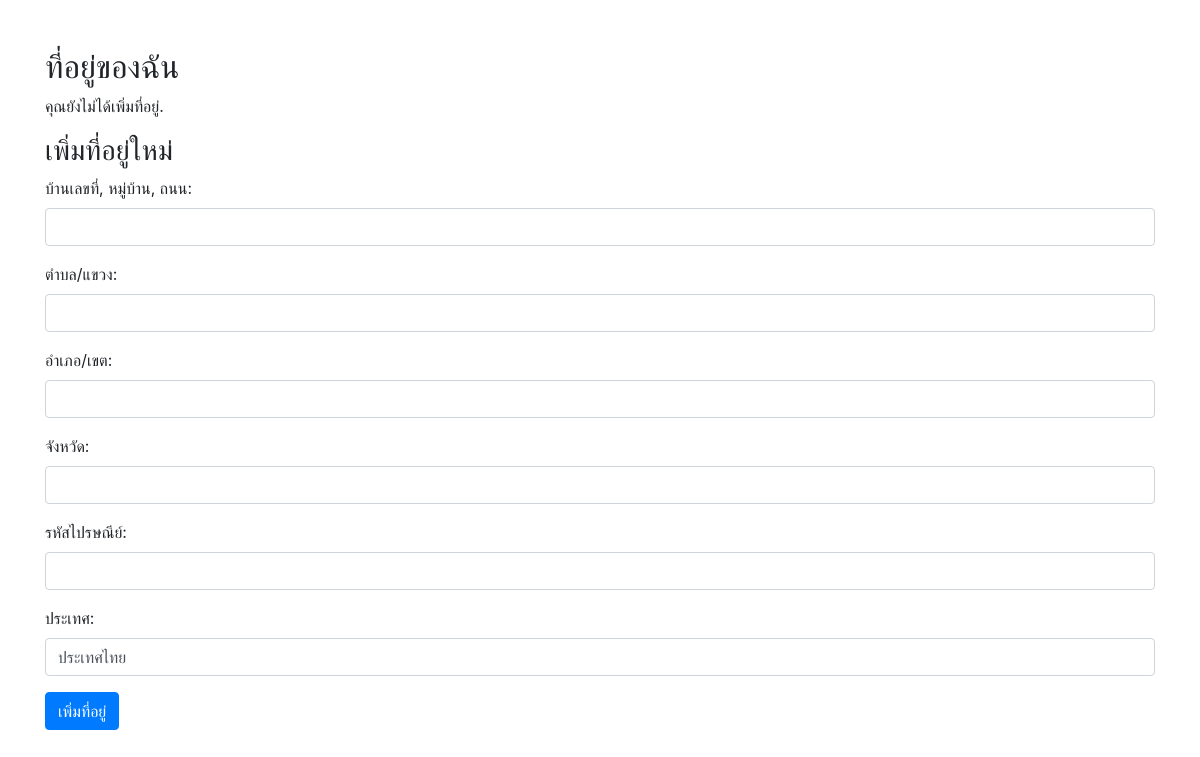
Before: /address.php (signed in) with the older database file.
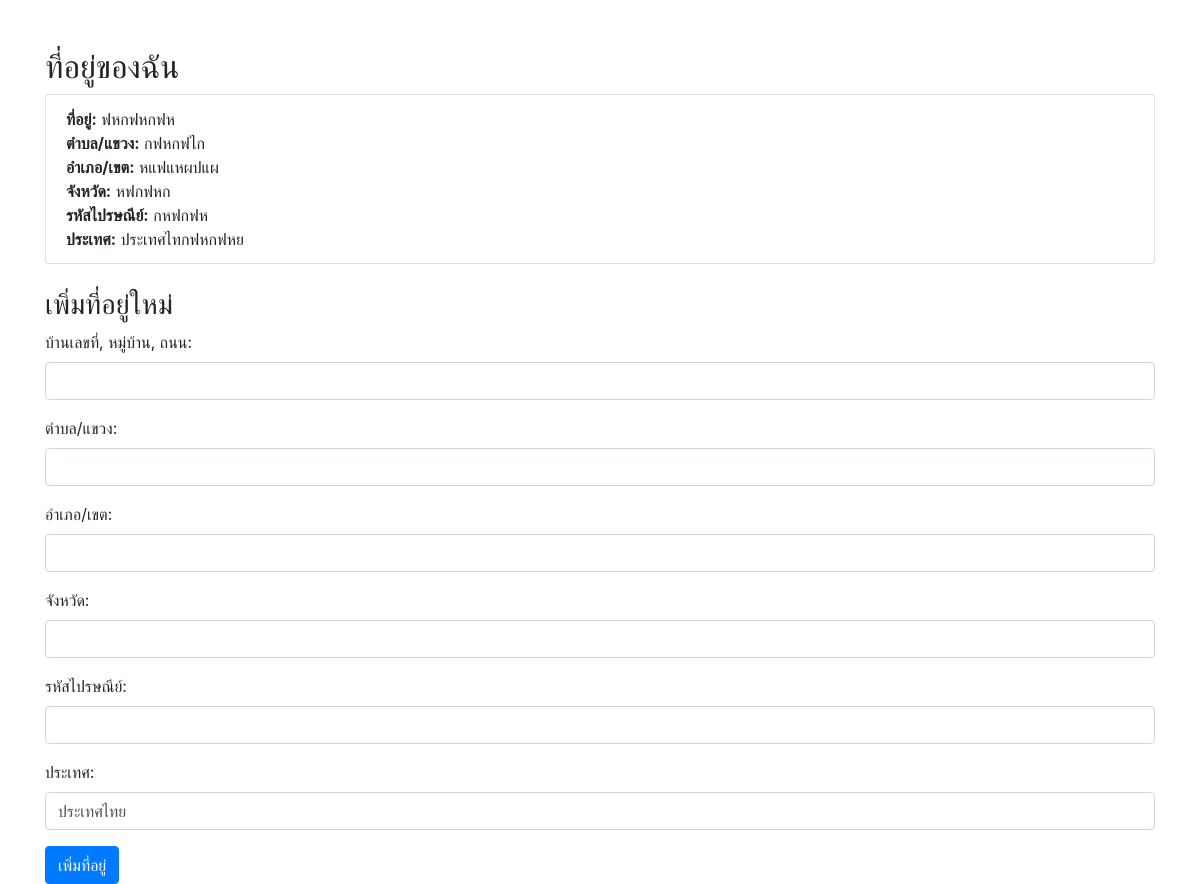
After: the same page with the newer database file.
### tables this page shows
CREATE TABLE `user_addresses` (
  `address_id` int(11) NOT NULL,
  `user_id` int(11) NOT NULL,
  `address_line1` varchar(255) NOT NULL COMMENT 'บ้านเลขที่, หมู่บ้าน, ถนน',
  `address_line2` varchar(255) DEFAULT NULL COMMENT 'ตำบล, แขวง',
  `district` varchar(100) NOT NULL COMMENT 'อำเภอ, เขต',
  `province` varchar(100) NOT NULL COMMENT 'จังหวัด',
  `postal_code` varchar(10) NOT NULL COMMENT 'รหัสไปรษณีย์',
  `country` varchar(50) NOT NULL DEFAULT 'ประเทศไทย' COMMENT 'ประเทศ'
);

### address.php (the view, shortened to what this page needs)
<?php
include 'config.php';
$user_id = $_SESSION['user_id'];
$sql = "SELECT * FROM user_addresses WHERE user_id = ?";
$stmt = $conn->prepare($sql);
$stmt->bind_param("i", $user_id);
$stmt->execute();
$result = $stmt->get_result();
?>
<!DOCTYPE html>
<html lang="en">
<head>
    <link rel="stylesheet" href="https://stackpath.bootstrapcdn.com/bootstrap/4.3.1/css/bootstrap.min.css">
</head>
<body>
<div class="container mt-5">
    <h2>ที่อยู่ของฉัน</h2>
    <?php if ($result->num_rows > 0): ?>
        <ul class="list-group mb-4">
            <?php while ($row = $result->fetch_assoc()): ?>
                <li class="list-group-item">
                    <strong>ที่อยู่:</strong> <?php echo htmlspecialchars($row['address_line1']); ?><br>
                    <?php if ($row['address_line2']): ?>
                        <strong>ตำบล/แขวง:</strong> <?php echo htmlspecialchars($row['address_line2']); ?><br>
                    <?php endif; ?>
                    <strong>อำเภอ/เขต:</strong> <?php echo htmlspecialchars($row['district']); ?><br>
                    <strong>จังหวัด:</strong> <?php echo htmlspecialchars($row['province']); ?><br>
                    <strong>รหัสไปรษณีย์:</strong> <?php echo htmlspecialchars($row['postal_code']); ?><br>
                    <strong>ประเทศ:</strong> <?php echo htmlspecialchars($row['country']); ?><br>
                </li>
            <?php endwhile; ?>
        </ul>
    <?php else: ?>
        <p>คุณยังไม่ได้เพิ่มที่อยู่.</p>
    <?php endif; ?>
    <h3>เพิ่มที่อยู่ใหม่</h3>
    <form action="address.php" method="post">
        <div class="form-group">
            <label for="address_line1">บ้านเลขที่, หมู่บ้าน, ถนน:</label>
            <input type="text" class="form-control" id="address_line1" name="address_line1" required>
        </div>
        <div class="form-group">
            <label for="address_line2">ตำบล/แขวง:</label>
            <input type="text" class="form-control" id="address_line2" name="address_line2">
        </div>
        <div class="form-group">
            <label for="district">อำเภอ/เขต:</label>
            <input type="text" class="form-control" id="district" name="district" required>
        </div>
        <div class="form-group">
            <label for="province">จังหวัด:</label>
            <input type="text" class="form-control" id="province" name="province" required>
        </div>
        <div class="form-group">
            <label for="postal_code">รหัสไปรษณีย์:</label>
            <input type="text" class="form-control" id="postal_code" name="postal_code" required>
        </div>
        <div class="form-group">
            <label for="country">ประเทศ:</label>
            <input type="text" class="form-control" id="country" name="country" value="ประเทศไทย" required>
        </div>
        <button type="submit" class="btn btn-primary">เพิ่มที่อยู่</button>
    </form>
</div>
</body>
</html>

Changed rows visible on the page:
added user_addresses: address_line1 "ฟหกฟหกฟห", address_line2 "กฟหกฟไก", district "หแฟแหผปแผ", province "หฟกฟหก", postal_code "กหฟกฟห", country "ประเทศไทกฟหกฟหย"
Other visible differences:
text no longer shown: "คุณยังไม่ได้เพิ่มที่อยู่."
